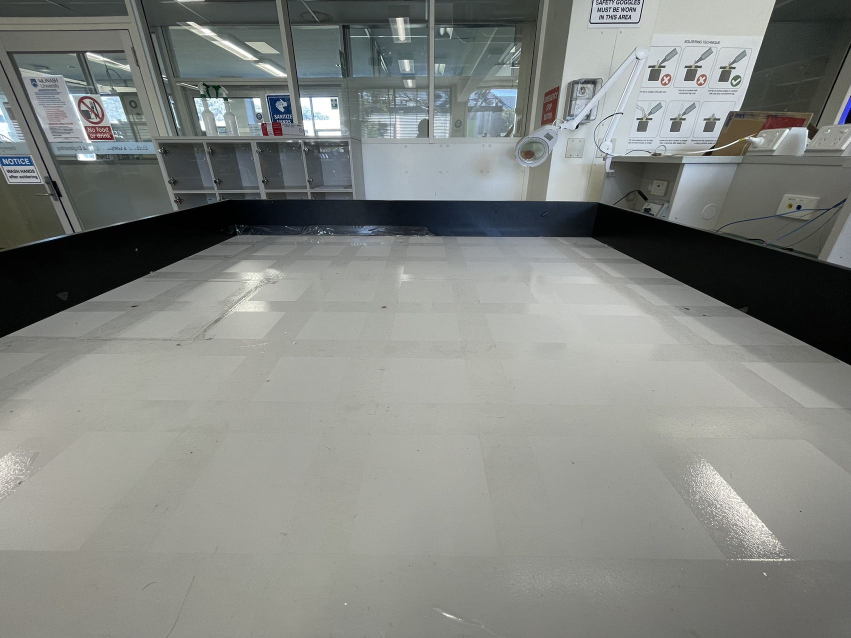
#> input picture Corner Detection/1.jpeg, 1702 x 1276 px (shown at 1/2 size)
$ jupyter execute Corner_detection.ipynb
#> lines starting #> are read from the running program, lines starting #| are printed output that depends on the picture; after the words box and inside, x2 and y2 are one past the last pixel; in counts of white or black regions, pixels touching at a corner belong together; long printed decimals are rounded
[cell 1]
import numpy as np
import cv2
from matplotlib import pyplot as plt

[cell 2]
#im_arena = cv2.imread('./arena_wide.jpeg')
#im_arena = cv2.resize(im_arena, [2592, 1944])
#im = cv2.cvtColor(im_arena,cv2.COLOR_BGR2GRAY)
im2 = cv2.imread('1.jpeg')
#> im2 is the input picture: shape (1276, 1702, 3); mean B, G, R 130, 133.8, 131
im2 = cv2.resize(im2, [2592, 1944])
#> im2: shape (1944, 2592, 3)
im2 = cv2.cvtColor(im2,cv2.COLOR_BGR2GRAY)
#> im2: shape (1944, 2592)

[cell 3]
plt.imshow(im2,cmap = 'gray')
plt.show()

[cell 4]
print(im2.shape[0])
#| 1944

[cell 5]
felt = (im2>105)
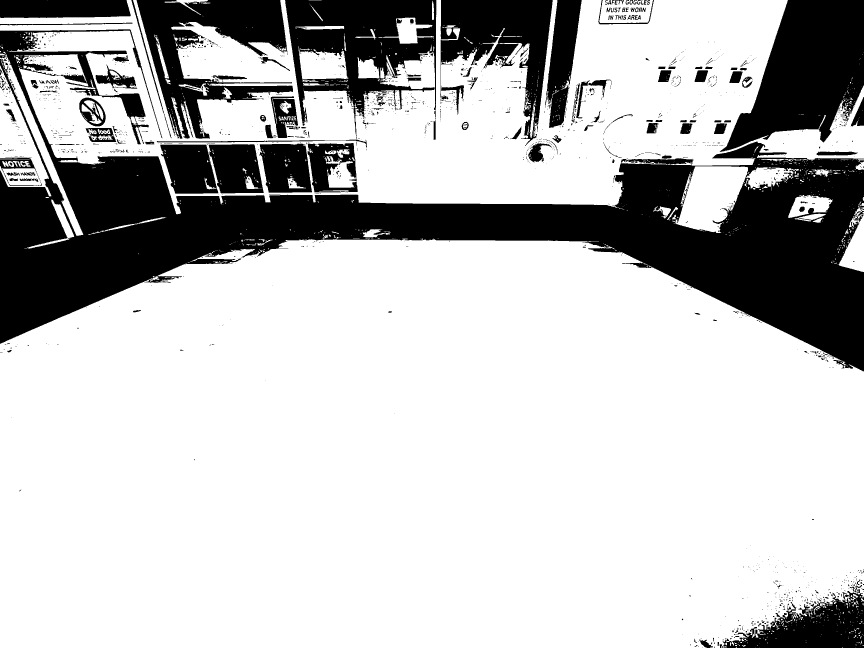
#> felt: shape (1944, 2592) bool (shown at 1/3 size); 75% white; 1731 black regions (1464 under 20 px), largest, box (x1, y1, x2, y2) and area: (0, 88, 2592, 1114) 698026, (2159, 0, 2592, 456) 114158, (855, 0, 1309, 417) 89421
plt.imshow(felt)
plt.show()

[cell 6]
crop_line = float('nan')
for i in range(felt.shape[0]):
    for j in range(felt.shape[1] - 800):
        if (np.sum(felt[i,j:j+800]) == 0):
            crop_line = i
            break
    if ~np.isnan(crop_line):
        break

crop_image = felt[crop_line:,:]
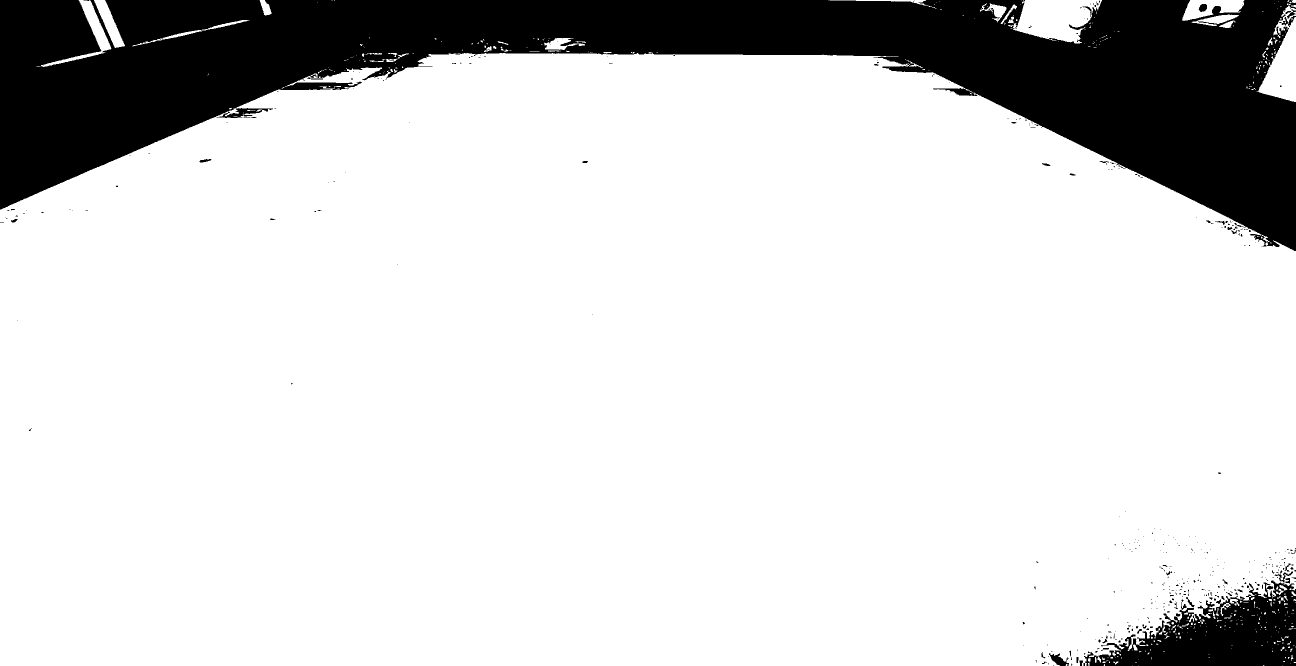
#> crop_image: shape (1332, 2592) bool (shown at 1/2 size); 83.4% white; 422 black regions (372 under 20 px), largest, box (x1, y1, x2, y2) and area: (0, 0, 2592, 502) 528575, (2168, 1161, 2592, 1332) 38383, (2098, 1306, 2138, 1332) 489

plt.imshow(crop_image)
plt.show()

[cell 7]
edges = cv2.Canny(crop_image.astype(np.uint8)*255,100,200)
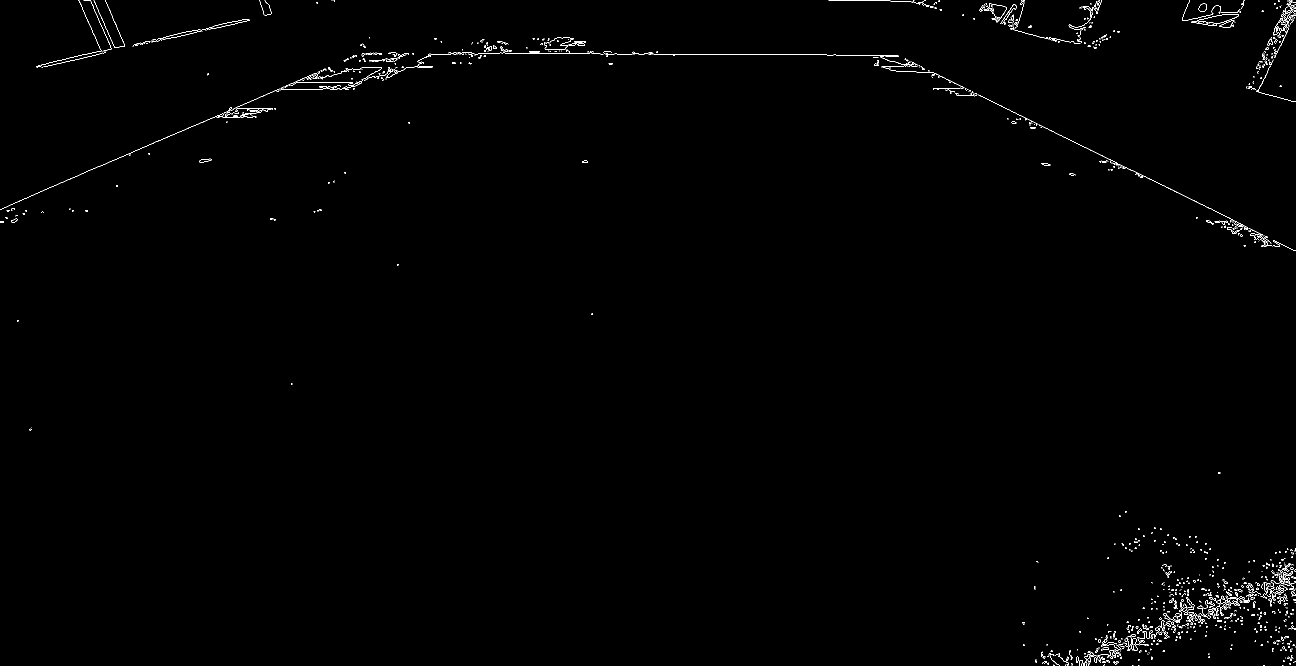
#> edges: shape (1332, 2592) (shown at 1/2 size); 0.53% white in thin lines or dots

plt.imshow(edges,cmap = 'gray')
plt.colorbar()
plt.show()
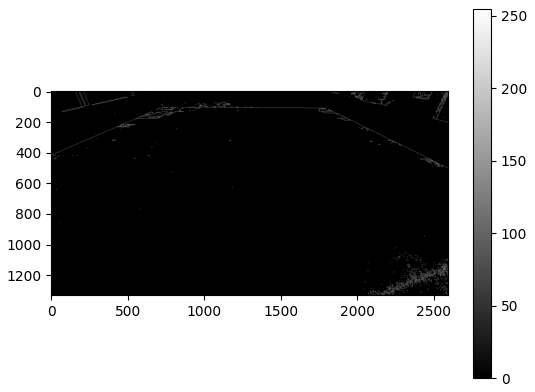
#> figure drawn by matplotlib, 2 panels

[cell 8]
def ransac_line(image,N=1000,max_error=2, existing_line_threshold=5):

#> called with N = 5000, max_error = 2, existing_line_threshold = 100
    good_lines = []
    consensus_list = []

    points_x,points_y = np.where(edges>0)
#> points_x = 18282 values from 0 to 1331; points_y = 18282 values, max 2591 at index 365, min 0 at index 10669, mean 1778.7
    points_homog = np.vstack([points_x,points_y,np.ones(len(points_x))]).T

    for j in range(N):

        bins = np.random.choice(len(points_x),2,replace=False)

        line = np.cross(points_homog[bins[0],:],points_homog[bins[1],:])

        line = line/np.sqrt(line[0]**2 + line[1]**2)

        line = line.reshape(1,3)

        consensus = np.sum((np.abs(np.sum(line*points_homog,axis=-1)) <= max_error))

        if len(good_lines) > 0:


            # Check if line already found by comparing intercepts
            c_good = -np.vstack(good_lines)[:,2]/(np.vstack(good_lines)[:,0]+1e-19)
            c_line = -line[0,2]/(line[0,0]+1e-19)

            d = np.abs(c_good-c_line)
            best_d = np.argmin(d)

            # Check if line alread exists
            if (np.min(d) < existing_line_threshold):
                #if better than current consensus, replace line
                if (np.sum(d<existing_line_threshold)==1)&(consensus > consensus_list[best_d]): # existing line
                    good_lines[best_d] = line
                    consensus_list[best_d] = consensus

            else:
                # less than 4 lines - add a new one
                if len(good_lines) < 3:
                    good_lines.append(line)
                    consensus_list.append(consensus)
                # more than four lines, replace if better than worst line consensus
                elif (consensus > np.min(np.array(consensus_list))):
                    worst_consensus = np.argmin(np.array(consensus_list))
                    good_lines[worst_consensus] = line
                    consensus_list[worst_consensus] = consensus

        else:
            good_lines.append(line)
            consensus_list.append(consensus)

        # Some plotting
        if (j %100==0):
            plt.clf()
            plt.title(consensus_list)
            plt.imshow(edges,cmap = 'gray')
            x = np.linspace(0,edges.shape[0]-1,edges.shape[0],dtype=int)
            for l in good_lines:
                l = l.ravel()
                #ax + by + c = 0 y = -ax/b -c/b
                m = -l[0]/(l[1]+1e-19)
                c = -l[2]/(l[1]+1e-19)

                plt.plot(m*x + c,x)
            m = -line[0,0]/(line[0,1]+1e-19)
            c = -line[0,2]/(line[0,1]+1e-19)
            plt.plot(m*x + c,x)

            plt.xlim(0,edges.shape[1])
            plt.ylim(edges.shape[0],0)
#> this loop made 5000 passes
#> (bins, line, consensus, c_good, c_line, d, best_d, worst_consensus) on passes 4, 6, 9: ([2489, 9931], [[0.987, 0.163, -381]], 102, [-182.8, 150.9, 557.3], 386.1, [569, 235.3, 171.2], 2, 2), ([15298, 17680], [[0.963, 0.27, -1834.4]], 335, [-182.8, 150.9, 386.1], 1905.3, [2088.1, 1754.4, 1519.1], 2, 2), ([12062, 8852], [[0.904, -0.427, 27.81]], 145, [-182.8, 150.9, 1905.3], -30.75, [152.1, 181.6, 1936], 0, 0)
            # display.clear_output(wait=True)
            # display.display(plt.gcf())


    return good_lines, consensus_list

[cell 9]
plt.imshow(edges,cmap = 'gray')

lines,consensus_list = ransac_line(edges,N=5000,max_error=2,existing_line_threshold=100)
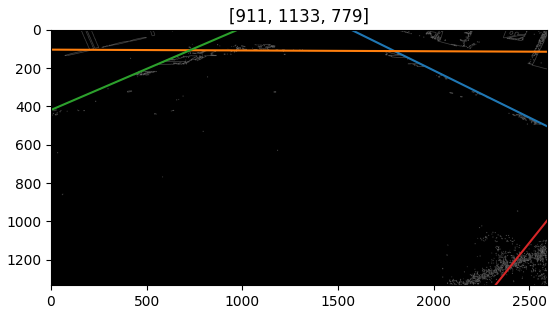
#> figure drawn by matplotlib, 1 panel

[cell 10]
x = np.linspace(0,edges.shape[0]-1,edges.shape[0],dtype=int)
for l in lines:
    l = l.ravel()
    #ax + by + c = 0 y = -ax/b -c/b
    m = -l[0]/(l[1]+1e-19)
    c = -l[2]/(l[1]+1e-19)
    plt.plot(m*x + c,x)
#> this loop made 3 passes
#> l on passes 1 to 3: [[-0.897, 0.442, -694.1]], [[1, -0.0042, -102.9]], [[0.919, 0.395, -384.1]]

plt.xlim(0,edges.shape[1])
plt.ylim(edges.shape[0],0)
plt.show()
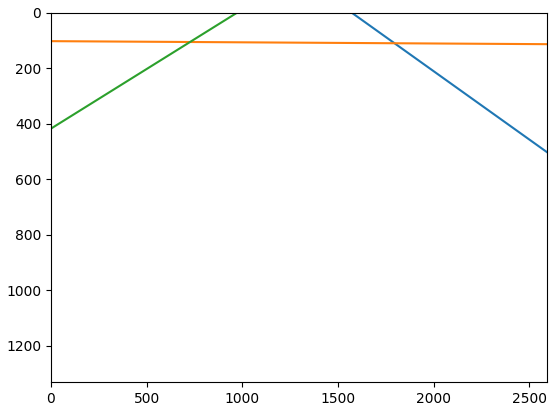
#> figure drawn by matplotlib, 1 panel; curve peaks at x = 4273, y = 1331; curve peaks at x = 292287, y = 1331

[cell 11]
intercepts = []
plt.imshow(im2)
for l1 in lines:
    for l2 in lines:

        point = np.cross(l1,l2)
        point = point/(point[0,2]+1e-19)
        if (point[0,0]>0)&(point[0,1]>0)&(point[0,0]<edges.shape[0])&(point[0,1]<edges.shape[1]):
            intercepts.append(point)
            plt.plot(point[0,1],point[0,0]+crop_line,'o')
#> this loop made 3 passes

plt.xlim(0,edges.shape[1])
plt.ylim(edges.shape[0],0)
plt.show()
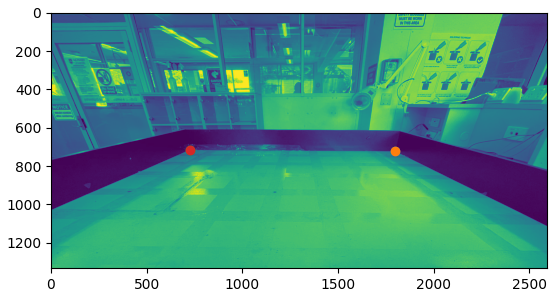
#> figure drawn by matplotlib, 1 panel

intercepts = np.unique(np.vstack((intercepts)),axis=0)
intercepts = intercepts[np.argsort(intercepts[:,0]),:]
intercepts = np.int0(intercepts[:,:-1])
intercepts[0,0] = intercepts[0,0]+crop_line
intercepts[1,0] = intercepts[1,0]+crop_line

[cell 12]
print(point)
#| [[0. 0. 0.]]

[cell 13]
print(intercepts)
#| [[ 717  726]
#|  [ 722 1795]]

[cell 14]
import math

def get_corner_angles(robot_position, corner):
    """
    Corner points: [x, y]
    """
#> called with robot_position = (1250, 1250), corner = array of shape (2,)

    # Vector from robot pos to corner
    robot_to_corner_vec = (robot_position[0]-corner[0], robot_position[1]-corner[1])

    # Angle between robot pos and corner
    angle_rad = math.atan2(robot_to_corner_vec[1], robot_to_corner_vec[0])

    # Convert the angle from radians to degrees
    angle_deg = math.degrees(angle_rad)
    print(f"Angle between robot pos {robot_position} and corner {corner} is {angle_deg}")
#| Angle between robot pos (1250, 1250) and corner [717 726] is 44.512

robot_position = (1250, 1250)
get_corner_angles(robot_position, intercepts[0])

[cell 15]
import math

def get_corner_angles(robot_position, corners):
    """
    Corner points: [x, y]
    """
#> called with robot_position = (1250, 1250), corners = array of shape (2, 2)
    corner_left = corners[0]
    corner_right = corners[1]

    # Calculate angle
    vector_side = (corner_right[0] - corner_left[0], corner_right[1] - corner_left[1])

    # Vector from corner_left to robot's position
    vector_robot = (robot_position[0] - corner_left[0], robot_position[1] - corner_left[1])

    # Calculate the dot product of the two vectors
    dot_product = vector_side[0] * vector_robot[0] + vector_side[1] * vector_robot[1]

    # Calculate the magnitudes of the vectors
    magnitude_side = math.sqrt(vector_side[0] ** 2 + vector_side[1] ** 2)
    magnitude_robot = math.sqrt(vector_robot[0] ** 2 + vector_robot[1] ** 2)

    # Calculate the angle in radians between the robot's forward direction and the side of the square
    angle_rad = math.acos(dot_product / (magnitude_side * magnitude_robot))

    # Convert the angle from radians to degrees
    angle_deg = math.degrees(angle_rad)

    # Print the angle
    print("Angle between robot's forward direction and side of the square:", angle_deg)
#| Angle between robot's forward direction and side of the square: 45.220

robot_position = (1250, 1250)
get_corner_angles(robot_position, intercepts)

$ run again, with Corner Detection/arena_wide.jpeg copied over Corner Detection/1.jpeg
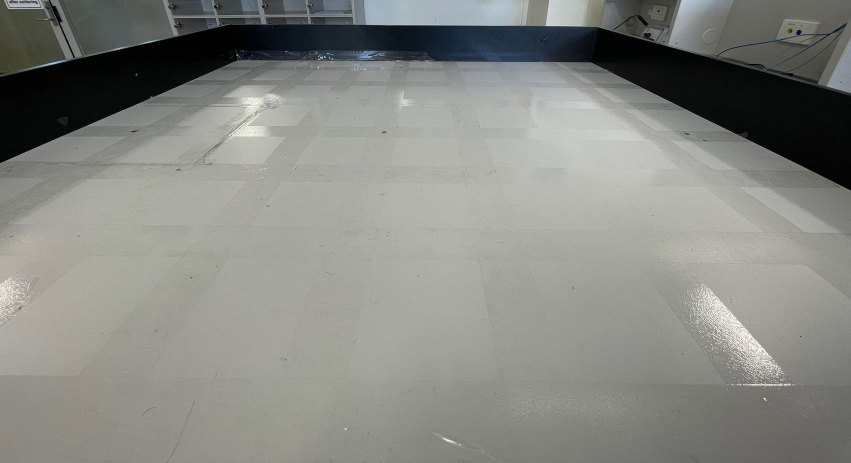
#> input picture Corner Detection/arena_wide.jpeg, 1702 x 926 px (shown at 1/2 size)
#> im2 is the input picture: shape (926, 1702, 3); mean B, G, R 131.1, 136.3, 134.9
#| 1944
#> `felt = (im2>105)`:
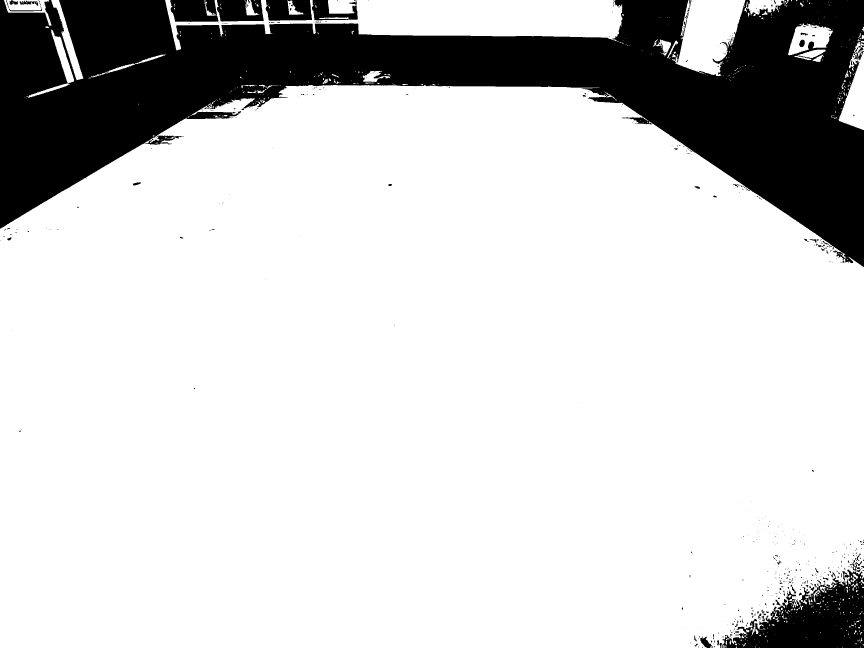
#> felt: shape (1944, 2592) bool (shown at 1/3 size); 81.4% white; 522 black regions (430 under 20 px), largest, box (x1, y1, x2, y2) and area: (0, 0, 2592, 801) 849603, (2167, 1680, 2592, 1944) 53210, (511, 0, 655, 66) 8223
#> crop_image: shape (1836, 2592) bool; 83.4% white; 468 black regions (394 under 20 px), largest, box (x1, y1, x2, y2) and area: (0, 0, 2592, 693) 728691, (2167, 1572, 2592, 1836) 53210, (439, 298, 552, 326) 1174
#> edges: shape (1836, 2592); 0.46% white in thin lines or dots
#> the loop in ransac_line, `for j in range(N): ` made 5000 passes
#> (bins, line, consensus, c_good, c_line, d, best_d, worst_consensus) on passes 4, 6, 15: ([14981, 2785], [[0.832, -0.554, 44.86]], 162, [-457.4, -172.4, 398.4], -53.9, [403.5, 118.5, 452.3], 1, 0), ([564, 17548], [[0.0651, 0.998, -2575.1]], 219, [-53.9, -172.4, 398.4], 39584.8, [39638.7, 39757.2, 39186.4], 2, 1), ([16738, 13133], [[-0.126, -0.992, 2540.6]], 218, [-53.9, 39584.8, 427.6], 20211.8, [20265.7, 19373, 19784.2], 1, 0)
#> the loop `for l in lines:` made 3 passes
#> l on passes 1 to 3: [[1, -0.00649, -141.1]], [[-0.827, 0.562, -881.8]], [[0.861, 0.509, -496.2]]
#> the loop `for l1 in lines:` made 3 passes
#> `plt.show()`:
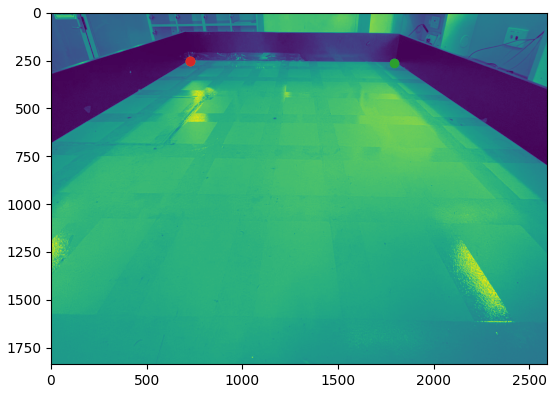
#> figure drawn by matplotlib, 1 panel
#| [[0. 0. 0.]]
#| [[ 253  728]
#|  [ 260 1794]]
#| Angle between robot pos (1250, 1250) and corner [253 728] is 27.635
#| Angle between robot's forward direction and side of the square: 61.989

$ run again, with Corner Detection/arena_2.jpeg copied over Corner Detection/1.jpeg
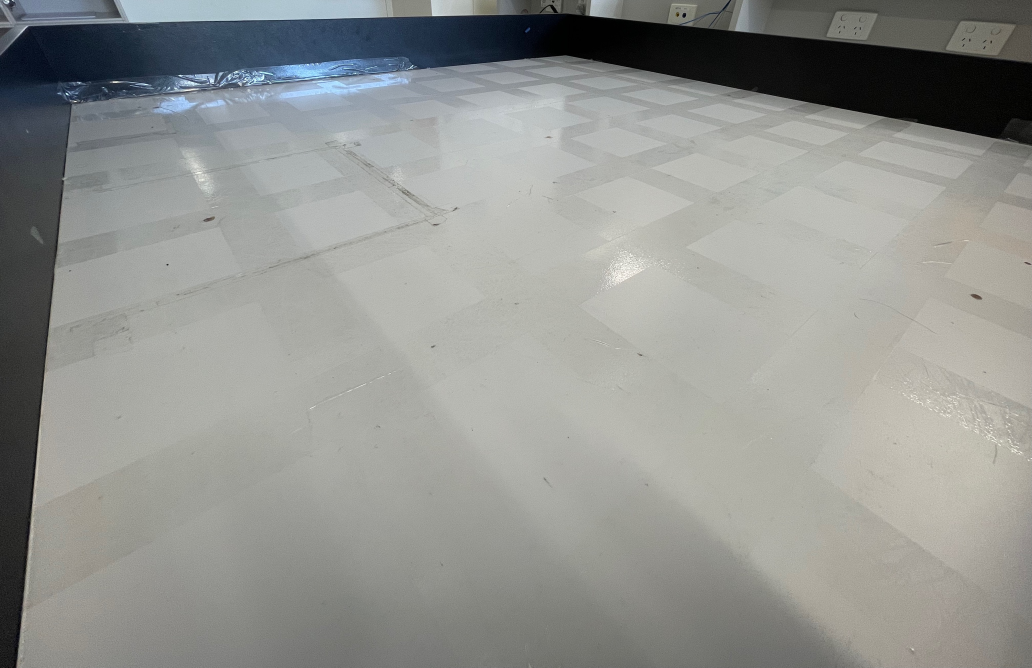
#> input picture Corner Detection/arena_2.jpeg, 3096 x 2003 px (shown at 1/3 size)
#> im2 is the input picture: shape (2003, 3096, 3); mean B, G, R 144.4, 147.9, 146.3
#| 1944
#> `felt = (im2>105)`:
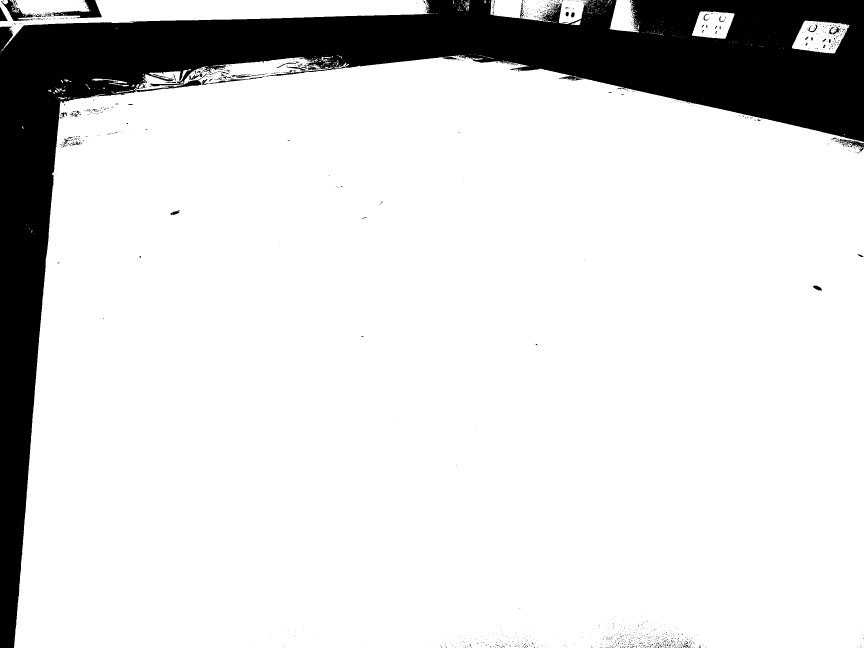
#> felt: shape (1944, 2592) bool (shown at 1/3 size); 85.3% white; 1543 black regions (1465 under 20 px), largest, box (x1, y1, x2, y2) and area: (0, 0, 2592, 1944) 727095, (158, 0, 305, 55) 3118, (3, 0, 123, 63) 2105
#> crop_image: shape (1887, 2592) bool; 86.2% white; 1283 black regions (1220 under 20 px), largest, box (x1, y1, x2, y2) and area: (0, 0, 2592, 1887) 668350, (2504, 360, 2592, 398) 825, (567, 156, 608, 183) 304
#> edges: shape (1887, 2592); 0.45% white in thin lines or dots
#> the loop in ransac_line, `for j in range(N): ` made 5000 passes
#> (bins, line, consensus, c_good, c_line, d, best_d, worst_consensus) on passes 12, 37: ([6208, 1353], [[0.996, -0.0905, 7.32]], 308, [247.9, -112.1, 102.5], -7.35, [255.2, 104.7, 109.8], 1, 1), ([4254, 2752], [[0.993, -0.114, 179.8]], 429, [247.9, -3.21, 127.9], -180.9, [428.8, 177.7, 308.9], 1, 2)
#> the loop `for l in lines:` made 3 passes
#> l on passes 1 to 3: [[-0.994, -0.113, 262.2]], [[-0.0827, -0.997, 196.9]], [[0.976, -0.217, 205.1]]
#> the loop `for l1 in lines:` made 3 passes
#> `plt.show()`:
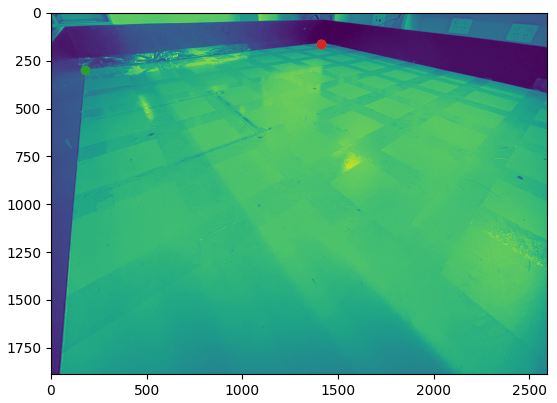
#> figure drawn by matplotlib, 1 panel
#| [[0. 0. 0.]]
#| [[ 160 1411]
#|  [ 300  177]]
#| Angle between robot pos (1250, 1250) and corner [ 160 1411] is -8.402
#| Angle between robot's forward direction and side of the square: 75.125
